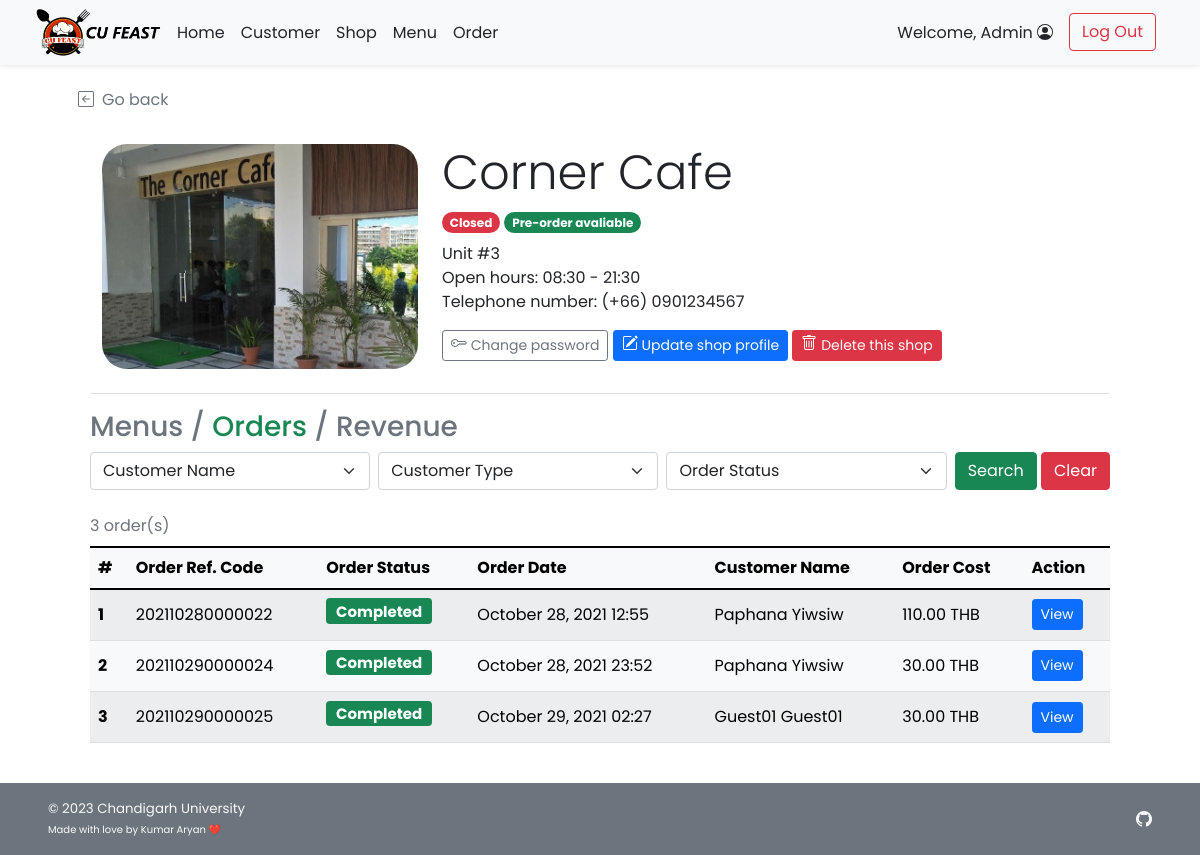
The page /admin/admin_shop_order.php?s_id=3 (signed in) on the database its author committed.
### tables this page shows
CREATE TABLE `shop` (
  `s_id` int(11) NOT NULL,
  `s_username` varchar(45) NOT NULL,
  `s_pwd` varchar(45) NOT NULL,
  `s_name` varchar(100) NOT NULL,
  `s_location` varchar(100) NOT NULL,
  `s_openhour` time NOT NULL,
  `s_closehour` time NOT NULL,
  `s_status` tinyint(4) NOT NULL DEFAULT 1 COMMENT 'Shop ready for taking an order or not (True for open, False for close)',
  `s_preorderStatus` tinyint(4) NOT NULL DEFAULT 1 COMMENT 'Shop is ready for tomorrow pre-order or not',
  `s_email` varchar(100) NOT NULL,
  `s_phoneno` varchar(45) NOT NULL,
  `s_pic` text DEFAULT NULL
);

CREATE TABLE `order_header` (
  `orh_id` int(11) NOT NULL,
  `orh_refcode` varchar(15) DEFAULT NULL,
  `c_id` int(11) NOT NULL,
  `s_id` int(11) NOT NULL,
  `p_id` int(11) NOT NULL,
  `orh_ordertime` timestamp NOT NULL DEFAULT current_timestamp(),
  `orh_pickuptime` datetime NOT NULL,
  `orh_orderstatus` varchar(10) NOT NULL,
  `orh_finishedtime` datetime DEFAULT NULL
);

CREATE TABLE `customer` (
  `c_id` int(11) NOT NULL,
  `c_username` varchar(45) NOT NULL,
  `c_pwd` varchar(45) NOT NULL,
  `c_firstname` varchar(45) NOT NULL,
  `c_lastname` varchar(45) NOT NULL,
  `c_email` varchar(100) NOT NULL,
  `c_gender` varchar(1) NOT NULL COMMENT 'M for Male, F for Female',
  `c_type` varchar(3) NOT NULL COMMENT 'Type of customer in this canteen (STD for student, INS for instructor, STF for staff, GUE for guest, ADM for admin, OTH for other)'
);

CREATE TABLE `payment` (
  `p_id` int(11) NOT NULL,
  `c_id` int(11) NOT NULL,
  `p_type` varchar(45) NOT NULL,
  `p_amount` decimal(7,2) NOT NULL,
  `p_detail` text DEFAULT NULL
);

### admin/admin_shop_order.php (the view, shortened to what this page needs)
<!DOCTYPE html>
<html lang="en">
<head>
    <?php
        include("../conn_db.php");
        include('../head.php');
    ?>
    <link href="../css/main.css" rel="stylesheet">
    <link href="../css/menu.css" rel="stylesheet">
</head>
<body class="d-flex flex-column h-100">
    <?php include('nav_header_admin.php')?>
    <?php
        $s_id = $_GET["s_id"];
        $query = "SELECT s_name,s_location,s_openhour,s_closehour,s_status,s_preorderstatus,s_phoneno,s_pic
        FROM shop WHERE s_id = {$s_id} LIMIT 0,1";
        $result = $mysqli -> query($query);
        $shop_row = $result -> fetch_array();
    ?>
    <div class="container px-5 py-4" id="shop-body">
        <a class="nav nav-item text-decoration-none text-muted mb-2" href="#" onclick="history.back();">
            <i class="bi bi-arrow-left-square me-2"></i>Go back
        </a>
        <div class="container row row-cols-6 row-cols-md-12 g-5 pt-4 mb-4" id="shop-header">
            <div class="rounded-25 col-6 col-md-4" id="shop-img" style="
                    background: url(
                        <?php
                            if(is_null($shop_row["s_pic"])){echo "'../img/default.png'";}
                            else{echo "'../img/{$shop_row['s_pic']}'";}
                        ?>
                    ) center; height: 225px;
                    background-size: cover; background-repeat: no-repeat;
                    background-position: center;">
            </div>
            <div class="col-6 col-md-8">
                <h1 class="display-5 strong"><?php echo $shop_row["s_name"];?></h1>
                <ul class="list-unstyled">
                    <li class="my-2">
                        <?php
                            $now = date('H:i:s');
                            if((($now < $shop_row["s_openhour"])||($now > $shop_row["s_closehour"]))||($shop_row["s_status"]==0)){
                        ?>
                        <span class="badge rounded-pill bg-danger">Closed</span>
                        <?php }else{ ?>
                        <span class="badge rounded-pill bg-success">Open</span>
                        <?php }
                            if($shop_row["s_preorderstatus"]==1){
                        ?>
                        <span class="badge rounded-pill bg-success">Pre-order avaliable</span>
                        <?php }else{ ?>
                        <span class="badge rounded-pill bg-danger">Pre-order Unavaliable</span>
                        <?php } ?>
                    </li>
                    <li class=""><?php echo $shop_row["s_location"];?></li>
                    <li class="">Open hours:
                        <?php
                            $open = explode(":",$shop_row["s_openhour"]);
                            $close = explode(":",$shop_row["s_closehour"]);
                            echo $open[0].":".$open[1]." - ".$close[0].":".$close[1];
                        ?>
                    </li>
                    <li class="">Telephone number: <?php echo "(+66) ".$shop_row["s_phoneno"];?></li>
                </ul>
                <a class="btn btn-sm btn-outline-secondary" href="admin_shop_pwd.php?s_id=<?php echo $s_id?>">
            Change password
        </a>
        <a class="btn btn-sm btn-primary mt-2 mt-md-0" href="admin_shop_edit.php?s_id=<?php echo $s_id?>">
            Update shop profile
        </a>
        <a class="btn btn-sm btn-danger mt-2 mt-md-0" href="admin_shop_delete.php?s_id=<?php echo $s_id?>">
            Delete this shop
        </a>
            </div>
        </div>
        <div class="container">
        <h3 class="border-top pt-3 my-2">
            <a class="text-decoration-none link-secondary" href="admin_shop_detail.php?s_id=<?php echo $s_id?>">Menus</a>
            <span class="text-secondary">/</span>
            <a class="nav-item text-decoration-none link-success" href="#">Orders</a></span>
            <span class="text-secondary">/</span>
            <a class="nav-item text-decoration-none link-secondary" href="admin_shop_revenue.php?s_id=<?php echo $s_id?>">Revenue</a></span>
        </h3>
            <form class="form-floating mb-3" method="GET" action="admin_shop_order.php">
                <div class="row g-2">
                    <div class="col">
                        <select class="form-select" id="c_id" name="c_id">
                            <option selected value="">Customer Name</option>
                            <?php
                                $option_query = "SELECT DISTINCT c.c_id, c.c_firstname,c.c_lastname
                                FROM order_header orh INNER JOIN customer c ON orh.c_id = c.c_id
                                WHERE orh.s_id = {$s_id};";
                                $option_result = $mysqli -> query($option_query);
                                $opt_row = $option_result -> num_rows;
                            ?>
                        </select>
                    </div>
                    <div class="col">
                        <select class="form-select" id="utype" name="ut">
                            <?php if(isset($_GET["search"])){?>
                            <option selected value="">Customer Type</option>
                            <option value="STD" <?php if($_GET["ut"]=="STD"){ echo "selected";}?>>Student</option>
                            <option value="INS" <?php if($_GET["ut"]=="INS"){ echo "selected";}?>>Professor</option>
                            <option value="TAS" <?php if($_GET["ut"]=="TAS"){ echo "selected";}?>>Teaching Assistant</option>
                            <option value="STF" <?php if($_GET["ut"]=="STF"){ echo "selected";}?>>Faculty Staff</option>
                            <option value="GUE" <?php if($_GET["ut"]=="GUE"){ echo "selected";}?>>Visitor</option>
                            <option value="ADM" <?php if($_GET["ut"]=="ADM"){ echo "selected";}?>>Admin</option>
                            <option value="OTH" <?php if($_GET["ut"]=="OTH"){ echo "selected";}?>>Other</option>
                            <?php }else{ ?>
                            <option selected value="">Customer Type</option>
                            <?php } ?>
                        </select>
                    </div>
                    <div class="col">
                        <select class="form-select" id="orderstatus" name="os">
                            <?php if(isset($_GET["search"])){?>
                            <option selected value="">Order Status</option>
                            <option value="ACPT" <?php if($_GET["os"]=="ACPT"){ echo "selected";}?>>Order Accepted</option>
                            <option value="PREP" <?php if($_GET["os"]=="PREP"){ echo "selected";}?>>Order Preparing</option>
                            <option value="RDPK" <?php if($_GET["os"]=="RDPK"){ echo "selected";}?>>Ready for Pick-Up</option>
                            <option value="FNSH" <?php if($_GET["os"]=="FNSH"){ echo "selected";}?>>Order Finished</option>
                            <?php }else{ ?>
                            <option selected value="">Order Status</option>
                            <?php } ?>
                        </select>
                    </div>
                    <div class="col-auto">
                        <button type="submit" name="search" value="1" class="btn btn-success"
                        <?php if($opt_row==0){echo "disabled";} ?>>Search</button>
                        <button type="reset" class="btn btn-danger"
                            onclick="javascript: window.location='admin_shop_order.php?f_id=<?php echo $f_id?>'">Clear</button>
                    </div>
                </div>
            </form>
        </div>
        <?php
            if(isset($_GET["search"])){
                if($_GET["c_id"]!=''){ $cid_clause = " AND orh.c_id = '{$_GET['c_id']}';"; }else{ $cid_clause = ";";}
                $query = "SELECT orh.orh_id,orh.orh_refcode,orh.orh_ordertime,c.c_firstname,c.c_lastname,orh.orh_orderstatus,p.p_amount
                FROM order_header orh INNER JOIN customer c ON orh.c_id = c.c_id INNER JOIN payment p ON p.p_id = orh.p_id
                WHERE orh.s_id = {$s_id} AND c.c_type LIKE '%{$_GET['ut']}%' AND orh_orderstatus LIKE '%{$_GET['os']}%'".$cid_clause;
            }else{
                $query = "SELECT orh.orh_id,orh.orh_refcode,orh.orh_ordertime,c.c_firstname,c.c_lastname,orh.orh_orderstatus,p.p_amount
                FROM order_header orh INNER JOIN customer c ON orh.c_id = c.c_id INNER JOIN payment p ON p.p_id = orh.p_id WHERE orh.s_id = {$s_id};";
            }
            $result = $mysqli -> query($query);
            $numrow = $result -> num_rows;
            if($numrow > 0){
        ?>
        <div class="container align-items-stretch">
            <div class="table-responsive">
            <table class="table rounded-5 table-light table-striped table-hover align-middle caption-top mb-3">
                <caption><?php echo $numrow;?> order(s) <?php if(isset($_GET["search"])){?><br /><a
                        Result</a><?php } ?></caption>
                <thead class="bg-light">
                    <tr>
                        <th scope="col">#</th>
                        <th scope="col">Order Ref. Code</th>
                        <th scope="col">Order Status</th>
                        <th scope="col">Order Date</th>
                        <th scope="col">Customer Name</th>
                        <th scope="col">Order Cost</th>
                        <th scope="col">Action</th>
                    </tr>
                </thead>
                <tbody>
                    <?php $i=1; while($row = $result -> fetch_array()){ ?>
                    <tr>
                        <th><?php echo $i++;?></th>
                        <td><?php echo $row["orh_refcode"];?></td>
                        <td>
                            <?php if($row["orh_orderstatus"]=="ACPT"){ ?>
                                <h5><span class="fw-bold badge bg-info text-dark">Accepted</span></h5>
                            <?php }else if($row["orh_orderstatus"]=="PREP"){ ?>
                                <h5><span class="fw-bold badge bg-warning text-dark">Preparing</span></h5>
                            <?php }else if($row["orh_orderstatus"]=="RDPK"){ ?>
                                <h5><span class="fw-bold badge bg-primary text-white">Ready to pick up</span></h5>
                            <?php }else if($row["orh_orderstatus"]=="FNSH"){?>
                                <h5><span class="fw-bold badge bg-success text-white">Completed</span></h5>
                            <?php } ?>
                        </td>
                        <td><?php
                        $order_time = (new Datetime($row["orh_ordertime"])) -> format("F j, Y H:i");
                        echo $order_time;
                        ?></td>
                        <td><?php echo $row["c_firstname"]." ".$row["c_lastname"];?></td>
                        <td><?php echo $row["p_amount"]." THB";?></td>
                        <td><a href="admin_order_detail.php?orh_id=<?php echo $row["orh_id"]?>" class="btn btn-sm btn-primary">View</a></td>
                    </tr>
                    <?php } ?>
                </tbody>
            </table>
        </div>
        </div>
        <?php } ?>
    </div>
    <footer
    class="footer d-flex flex-wrap justify-content-between align-items-center px-5 py-3 mt-auto bg-secondary text-light">
        <span class="smaller-font">&copy; 2023 Chandigarh University<br /><span class="xsmall-font">Made with love by Kumar Aryan ❤️</span></span>
        <ul class="nav justify-content-end list-unstyled d-flex">
            <li class="ms-3"><a class="text-light" target="_blank" href="https://github.com/kumararyan0530"><i
                        class="bi bi-github"></i></a></li>
        </ul>
    </footer>
</body>
</html>

### css/main.css (style rules this page uses)
html { height: 100%; }
body { height: 100%; padding-top: 4rem; margin-bottom: -50px; font-family: 'Poppins', 'Noto Sans Thai', sans-serif; }
a { cursor: pointer; }
.bi { vertical-align: -.125em; fill: currentColor; }
.text-white { color: white; }
.smaller-font { font-size: smaller; }
.xsmall-font { font-size: x-small; }
.rounded-25 { border-radius: 25px; }

### css/menu.css (style rules this page uses)
html, body { height: 100%; }

### rows shown on the page
shop: s_pic (picture), s_name "Corner Cafe", s_location "Unit #3", s_openhour "08", s_openhour "30", s_closehour "21", s_closehour "30", s_phoneno "0901234567"
order_header: orh_refcode "202110280000022", orh_orderstatus "Completed", orh_ordertime "October 28, 2021 12:55", c.c_firstname "Paphana", c.c_lastname "Yiwsiw", p.p_amount "110.00"
order_header: orh_refcode "202110290000024", orh_orderstatus "Completed", orh_ordertime "October 28, 2021 23:52", c.c_firstname "Paphana", c.c_lastname "Yiwsiw", p.p_amount "30.00"
order_header: orh_refcode "202110290000025", orh_orderstatus "Completed", orh_ordertime "October 29, 2021 02:27", c.c_firstname "Guest01", c.c_lastname "Guest01", p.p_amount "30.00"

### other values the page prints
$_SESSION['firstname'] "Admin"
$numrow "3"
